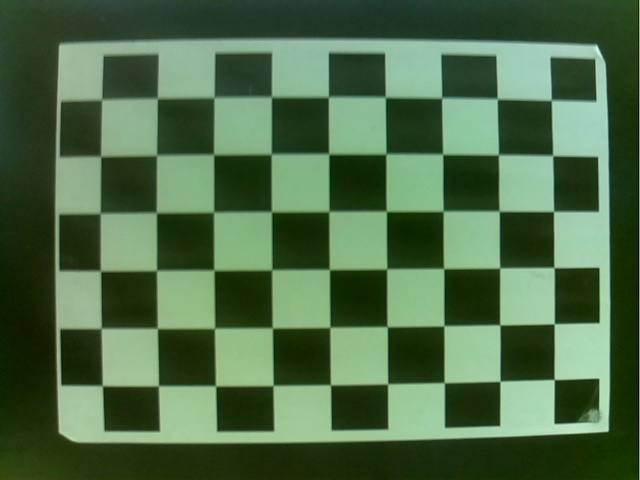
#> input picture calibration/Images/calib_0.png, 640 x 480 px; its folder holds only this picture in this run
$ python camera_calibration.py
#> lines starting #> are read from the running program, lines starting #| are printed output that depends on the picture; after the words box and inside, x2 and y2 are one past the last pixel; in counts of white or black regions, pixels touching at a corner belong together; long printed decimals are rounded
#!/usr/bin/env python

import cv2
import numpy as np
import os
import glob
import matplotlib
import matplotlib.pyplot as plt

from machinevisiontoolbox import Image, CentralCamera
# Defining the dimensions of checkerboard
CHECKERBOARD = (6,9)
criteria = (cv2.TERM_CRITERIA_EPS + cv2.TERM_CRITERIA_MAX_ITER, 30, 0.001)

# Creating vector to store vectors of 3D points for each checkerboard image
objpoints = []
# Creating vector to store vectors of 2D points for each checkerboard image
imgpoints = []


# Defining the world coordinates for 3D points
objp = np.zeros((1, CHECKERBOARD[0]*CHECKERBOARD[1], 3), np.float32)
objp[0,:,:2] = np.mgrid[0:CHECKERBOARD[0], 0:CHECKERBOARD[1]].T.reshape(-1, 2)
prev_img_shape = None

# Extracting path of individual image stored in a given directory
#images = Image("./Images/*.png", grey=True)
#fig = matplotlib.pyplot.figure()
images = glob.glob("./Images/*.png")
#plt.imshow(images.image, cmap='gray')
for fname in images:
    img = cv2.imread(fname)
#> img is the input picture: shape (480, 640, 3); mean B, G, R 72.1, 106.8, 77.3
    gray = cv2.cvtColor(img,cv2.COLOR_BGR2GRAY)
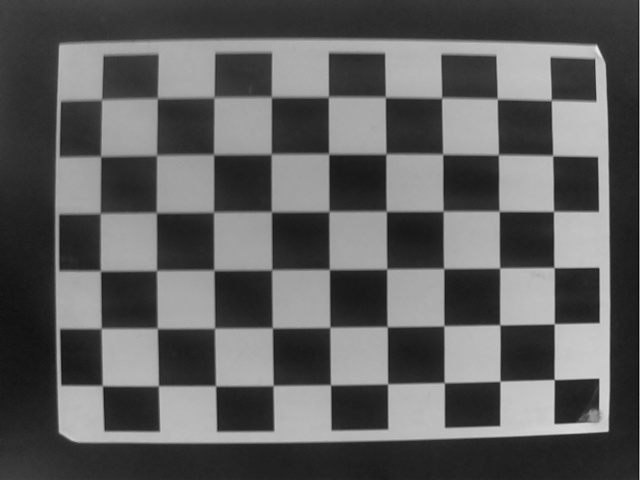
#> gray: shape (480, 640); min 6, max 236, mean 94
    # Find the chess board corners
    # If desired number of corners are found in the image then ret = true
    ret, corners = cv2.findChessboardCorners(gray, CHECKERBOARD, cv2.CALIB_CB_ADAPTIVE_THRESH+
    	cv2.CALIB_CB_FAST_CHECK+cv2.CALIB_CB_NORMALIZE_IMAGE)
#> ret = True; corners = 54 rows, first 8: [551.3, 100.4], [552.7, 155.8], [553.5, 211.5], [554.2, 267.6], [554.1, 323.9], [552, 379], [497.5, 99.39], [498.3, 155.1]

    """
    If desired number of corner are detected,
    we refine the pixel coordinates and display
    them on the images of checker board
    """
    if ret == True:
        objpoints.append(objp)
        # refining pixel coordinates for given 2d points.
        corners2 = cv2.cornerSubPix(gray,corners,(11,11),(-1,-1),criteria)
#> corners2 = 54 rows, first 8: [551.3, 100.2], [552.6, 155.5], [553.6, 211.4], [554, 267.5], [554.3, 323.8], [554.2, 379.5], [497.3, 98.8], [498.4, 154.7]

        imgpoints.append(corners2)

        # Draw and display the corners
        img = cv2.drawChessboardCorners(img, CHECKERBOARD, corners2,ret)
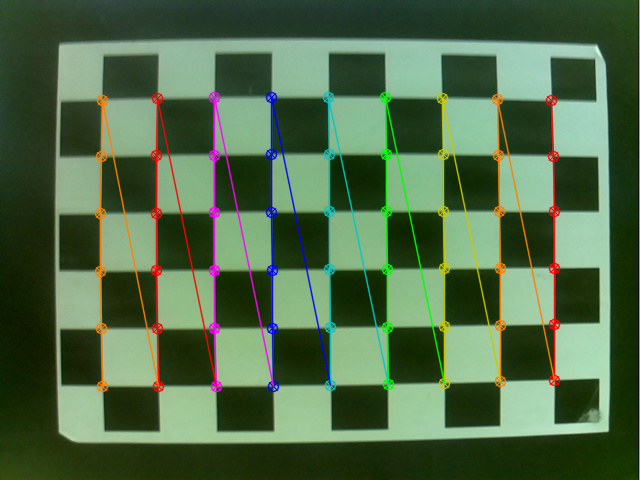
#> img: shape (480, 640, 3); 6.18% of pixels changed, all inside (x1, y1, x2, y2) = (94, 91, 561, 393)

    cv2.imshow('img',img)
    cv2.waitKey(0)

cv2.destroyAllWindows()

h,w = img.shape[:2]
#> h = 480; w = 640

"""
Performing camera calibration by
passing the value of known 3D points (objpoints)
and corresponding pixel coordinates of the
detected corners (imgpoints)
"""
ret, mtx, dist, rvecs, tvecs = cv2.calibrateCamera(objpoints, imgpoints, gray.shape[::-1],None,None)
#> ret = 0.135; mtx = [[1836.7, 0, 327.7], [0, 1825.1, 237.3], [0, 0, 1]]; dist = [[-0.506, -50.56, 0.013, 0.022, 1272.4]]; rvecs = ([-0.117, -0.107, 1.56],); tvecs = ([3.97, -2.47, 32.14],)

print("Camera matrix : \n")
print(mtx)
#| [[1.83665219e+03 0.00000000e+00 3.27742759e+02]
#|  [0.00000000e+00 1.82510307e+03 2.37297357e+02]
#|  [0.00000000e+00 0.00000000e+00 1.00000000e+00]]
print("dist : \n")
print(dist)
#| [[-5.06420087e-01 -5.05588816e+01  1.29516226e-02  2.20101195e-02
#|    1.27240558e+03]]
print("rvecs : \n")
print(rvecs)
#| (array([[-0.1174],
#|        [-0.1068],
#|        [ 1.562]]),)
print("tvecs : \n")
print(tvecs)
#| (array([[ 3.967],
#|        [-2.469],
#|        [32.142]]),)

dataDir = "{}/param/".format(os.getcwd())
#print("\nIntrinsic parameters:\n", camera.K)
fileNameC = "{}intrinsic.txt".format(dataDir)
fileNameD = "{}Distortion.txt".format(dataDir)
np.savetxt(fileNameC, mtx, delimiter = ',')
np.savetxt(fileNameD, dist, delimiter = ',')
#np.savetxt(fileNameI, rvecs, delimiter = ',')
#np.savetxt(fileNameI, tvecs, delimiter = ',')
#np.savetxt(fileNameI, camera.K, delimiter=',')

$ run again, on calibration/Images/calib_12.png
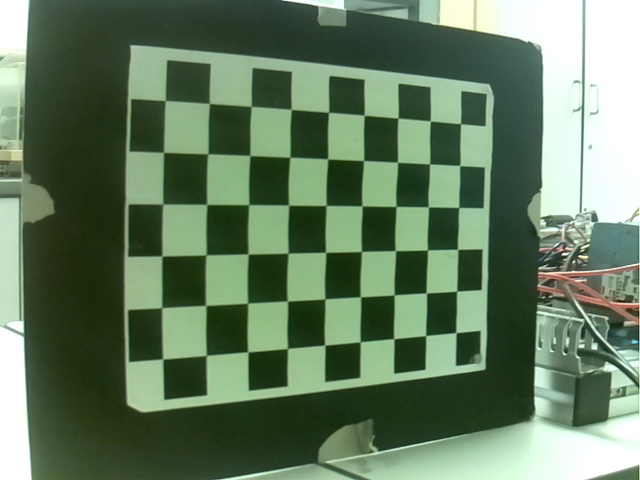
#> input picture calibration/Images/calib_12.png, 640 x 480 px
#> img is the input picture: shape (480, 640, 3); mean B, G, R 96.3, 123.5, 100.2
#> `gray = cv2.cvtColor(img,cv2.COLOR_BGR2GRAY)`:
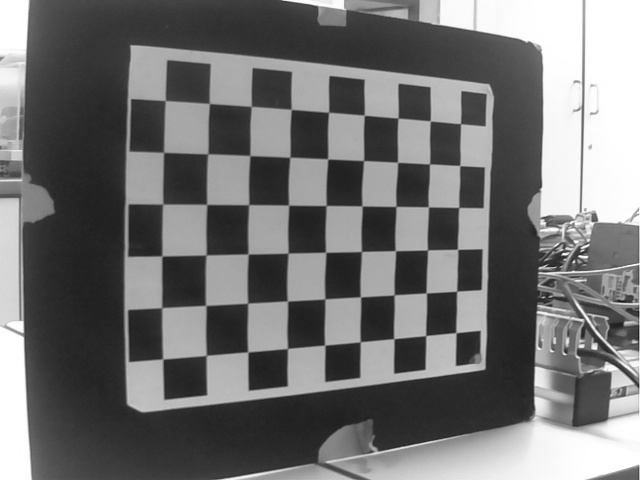
#> gray: shape (480, 640); min 20, max 255, mean 113.4
#> `ret, corners = cv2.findChessboardCorners(gray, CHECKERBOARD, cv2.CALIB..`: ret = True; corners = 54 rows, first 8: [460.5, 123.6], [459.8, 165.6], [458.7, 207.5], [457.6, 249.3], [456.6, 291.3], [455.9, 332.6], [430.4, 121], [429.5, 163.9]
#> corners2 = 54 rows, first 8: [460.5, 123.7], [459.8, 165.5], [458.8, 207.5], [457.6, 249.3], [456.6, 291.2], [455.9, 332.6], [430.3, 120.9], [429.5, 163.9]
#> `img = cv2.drawChessboardCorners(img, CHECKERBOARD, corners2,ret)`:
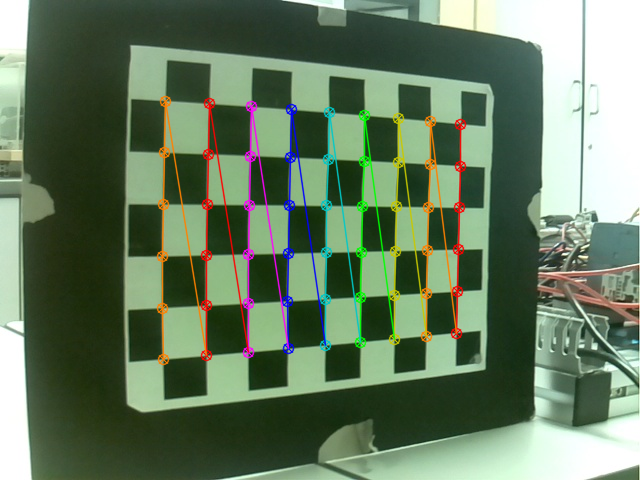
#> img: shape (480, 640, 3); 5.22% of pixels changed, all inside (x1, y1, x2, y2) = (156, 95, 467, 366)
#> `ret, mtx, dist, rvecs, tvecs = cv2.calibrateCamera(objpoints, imgpoint..`: ret = 0.24; mtx = [[1781.1, 0, 255.7], [0, 1283.6, 341.6], [0, 0, 1]]; dist = [[-1.26, 23.11, -0.0487, 0.061, -312.4]]; rvecs = ([-0.658, -0.782, 1.41],); tvecs = ([3.48, -5.18, 30.77],)
#| [[1.78108817e+03 0.00000000e+00 2.55720239e+02]
#|  [0.00000000e+00 1.28361138e+03 3.41601650e+02]
#|  [0.00000000e+00 0.00000000e+00 1.00000000e+00]]
#| [[-1.25798607e+00  2.31109663e+01 -4.86962602e-02  6.09587058e-02
#|   -3.12366369e+02]]
#| (array([[-0.6581],
#|        [-0.7816],
#|        [ 1.407]]),)
#| (array([[ 3.475],
#|        [-5.182],
#|        [30.770]]),)

$ run again, on calibration/Images/calib_13.png
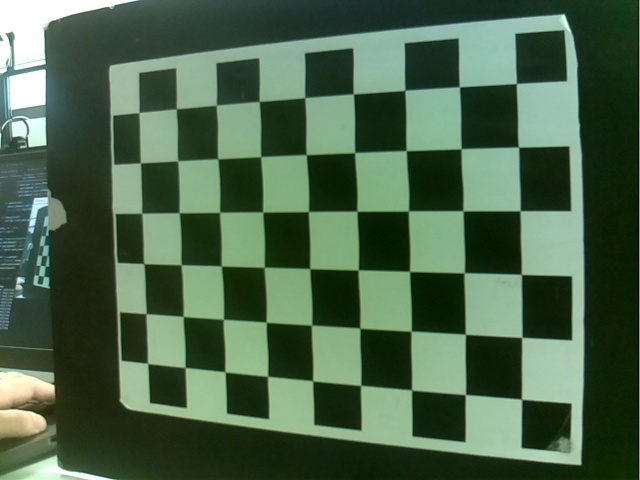
#> input picture calibration/Images/calib_13.png, 640 x 480 px
#> img is the input picture: shape (480, 640, 3); mean B, G, R 74.7, 100.4, 75
#> `gray = cv2.cvtColor(img,cv2.COLOR_BGR2GRAY)`:
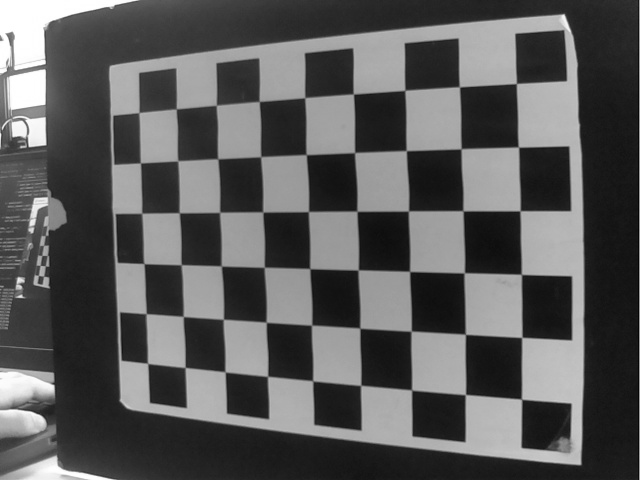
#> gray: shape (480, 640); min 2, max 255, mean 89.9
#> `ret, corners = cv2.findChessboardCorners(gray, CHECKERBOARD, cv2.CALIB..`: ret = True; corners = 54 rows, first 8: [516.4, 83.52], [518.5, 147], [520, 210.8], [521.5, 274.5], [521.9, 337.3], [521.4, 399.1], [459.5, 87], [461.1, 148.9]
#> corners2 = 54 rows, first 8: [516.4, 83.49], [518.4, 147.1], [520, 210.8], [521.4, 274.3], [521.8, 337.4], [521.5, 399.2], [459.4, 86.75], [461.1, 148.8]
#> `img = cv2.drawChessboardCorners(img, CHECKERBOARD, corners2,ret)`:
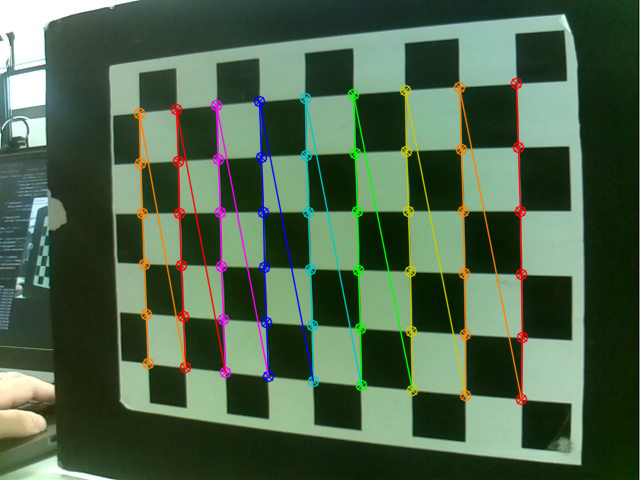
#> img: shape (480, 640, 3); 6.12% of pixels changed, all inside (x1, y1, x2, y2) = (133, 77, 529, 406)
#> `ret, mtx, dist, rvecs, tvecs = cv2.calibrateCamera(objpoints, imgpoint..`: ret = 0.287; mtx = [[824.1, 0, 304.6], [0, 891.9, 218.5], [0, 0, 1]]; dist = [[-0.232, 0.478, 0.0101, 0.011, -5.29]]; rvecs = ([0.415, 0.32, 1.52],); tvecs = ([3.57, -2.13, 13.69],)
#| [[824.088   0.         304.592]
#|  [  0.         891.944 218.542]
#|  [  0.           0.           1.        ]]
#| [[-0.2316  0.4782  0.01005  0.01096 -5.291]]
#| (array([[0.4154],
#|        [0.3199],
#|        [1.521]]),)
#| (array([[ 3.569],
#|        [-2.128],
#|        [13.686]]),)

$ run again, on calibration/Images/calib_14.png
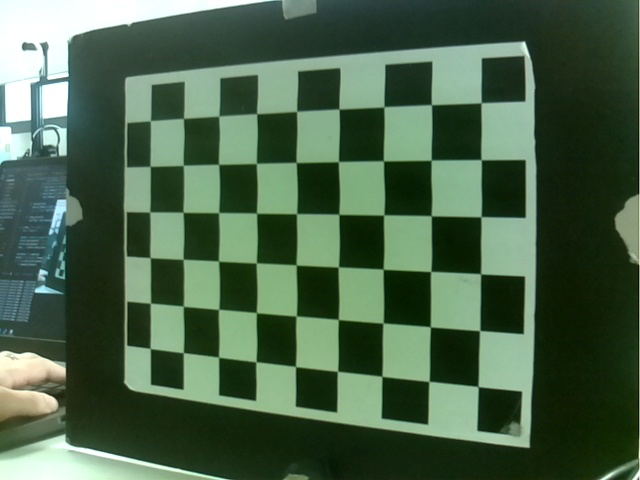
#> input picture calibration/Images/calib_14.png, 640 x 480 px
#> img is the input picture: shape (480, 640, 3); mean B, G, R 73.9, 98.7, 73.7
#> `gray = cv2.cvtColor(img,cv2.COLOR_BGR2GRAY)`:
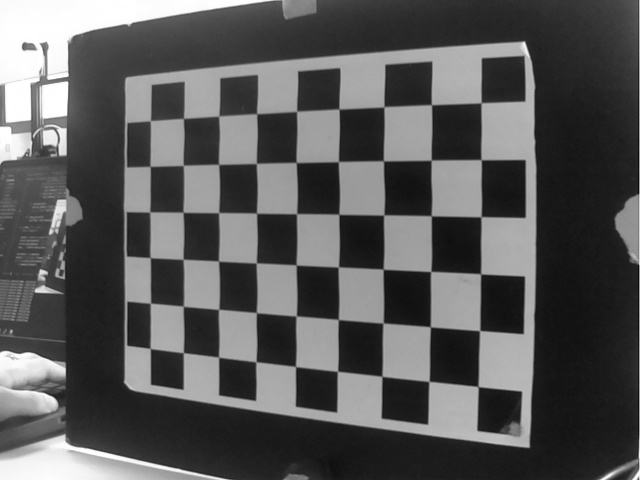
#> gray: shape (480, 640); min 6, max 255, mean 88.4
#> `ret, corners = cv2.findChessboardCorners(gray, CHECKERBOARD, cv2.CALIB..`: ret = True; corners = 54 rows, first 8: [481.1, 102.8], [481.2, 159.7], [480.9, 216.8], [480.6, 273.9], [479.6, 330.6], [478, 386.5], [431.4, 104.8], [431.2, 160.2]
#> corners2 = 54 rows, first 8: [481.1, 102.8], [481.2, 159.7], [481, 216.7], [480.6, 273.8], [479.7, 330.6], [478.1, 386.5], [431.4, 104.7], [431.2, 160.2]
#> `img = cv2.drawChessboardCorners(img, CHECKERBOARD, corners2,ret)`:
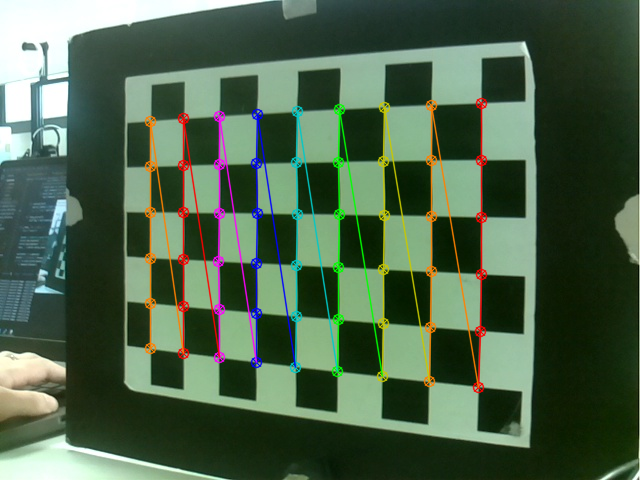
#> img: shape (480, 640, 3); 5.64% of pixels changed, all inside (x1, y1, x2, y2) = (144, 97, 488, 394)
#> `ret, mtx, dist, rvecs, tvecs = cv2.calibrateCamera(objpoints, imgpoint..`: ret = 0.27; mtx = [[1004, 0, 331.4], [0, 1019, 242.1], [0, 0, 1]]; dist = [[0.213, -22.42, 0.00404, 0.00118, 265.1]]; rvecs = ([0.488, 0.426, 1.54],); tvecs = ([2.65, -2.44, 17.62],)
#| [[1.00403626e+03 0.00000000e+00 3.31433780e+02]
#|  [0.00000000e+00 1.01899566e+03 2.42139189e+02]
#|  [0.00000000e+00 0.00000000e+00 1.00000000e+00]]
#| [[ 2.13395668e-01 -2.24181284e+01  4.04360304e-03  1.18485234e-03
#|    2.65097933e+02]]
#| (array([[0.4879],
#|        [0.4256],
#|        [1.539]]),)
#| (array([[ 2.654],
#|        [-2.444],
#|        [17.621 ]]),)

$ run again, on calibration/Images/calib_1.png
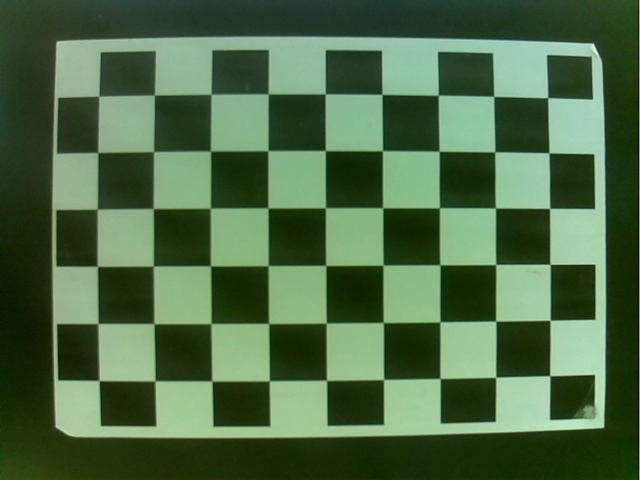
#> input picture calibration/Images/calib_1.png, 640 x 480 px
#> img is the input picture: shape (480, 640, 3); mean B, G, R 69.8, 105.8, 77
#> `gray = cv2.cvtColor(img,cv2.COLOR_BGR2GRAY)`:
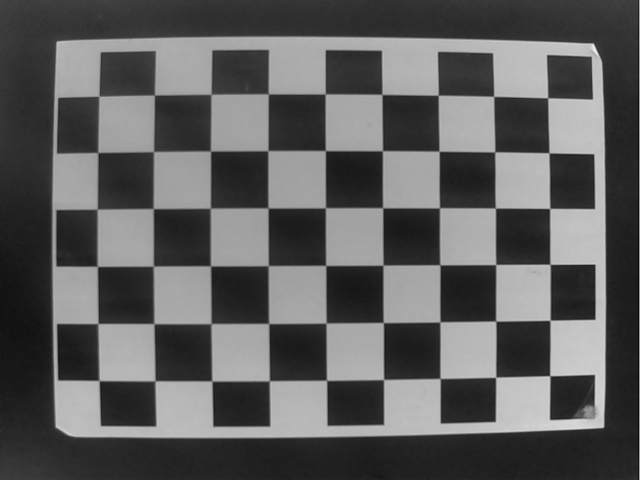
#> gray: shape (480, 640); min 5, max 241, mean 93
#> `ret, corners = cv2.findChessboardCorners(gray, CHECKERBOARD, cv2.CALIB..`: ret = True; corners = 54 rows, first 8: [547.7, 97.8], [549, 152.9], [549.7, 208.4], [550.1, 264.4], [550.1, 320.3], [549.7, 375.6], [493.8, 96.47], [494.7, 151.9]
#> corners2 = 54 rows, first 8: [547.7, 97.78], [548.9, 152.8], [549.7, 208.4], [550, 264.3], [550.1, 320.3], [549.8, 375.7], [493.7, 96.35], [494.7, 151.9]
#> `img = cv2.drawChessboardCorners(img, CHECKERBOARD, corners2,ret)`:
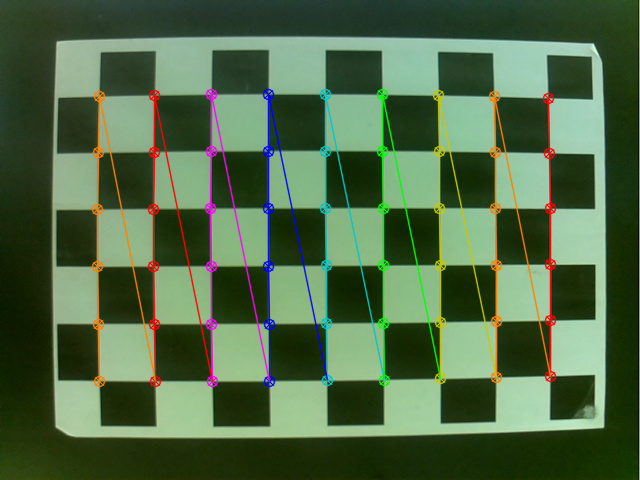
#> img: shape (480, 640, 3); 6.16% of pixels changed, all inside (x1, y1, x2, y2) = (91, 88, 557, 388)
#> `ret, mtx, dist, rvecs, tvecs = cv2.calibrateCamera(objpoints, imgpoint..`: ret = 0.128; mtx = [[822.5, 0, 325.9], [0, 821.5, 278.2], [0, 0, 1]]; dist = [[-0.173, -0.688, -0.00415, 0.00831, 2.96]]; rvecs = ([-0.0463, -0.0487, 1.56],); tvecs = ([3.97, -3.24, 14.5],)
#| [[822.507   0.         325.942]
#|  [  0.         821.524 278.227]
#|  [  0.           0.           1.        ]]
#| [[-0.1725 -0.6877   -0.004153  0.008313  2.960]]
#| (array([[-0.04626],
#|        [-0.04871],
#|        [ 1.565]]),)
#| (array([[ 3.974],
#|        [-3.244],
#|        [14.503]]),)
